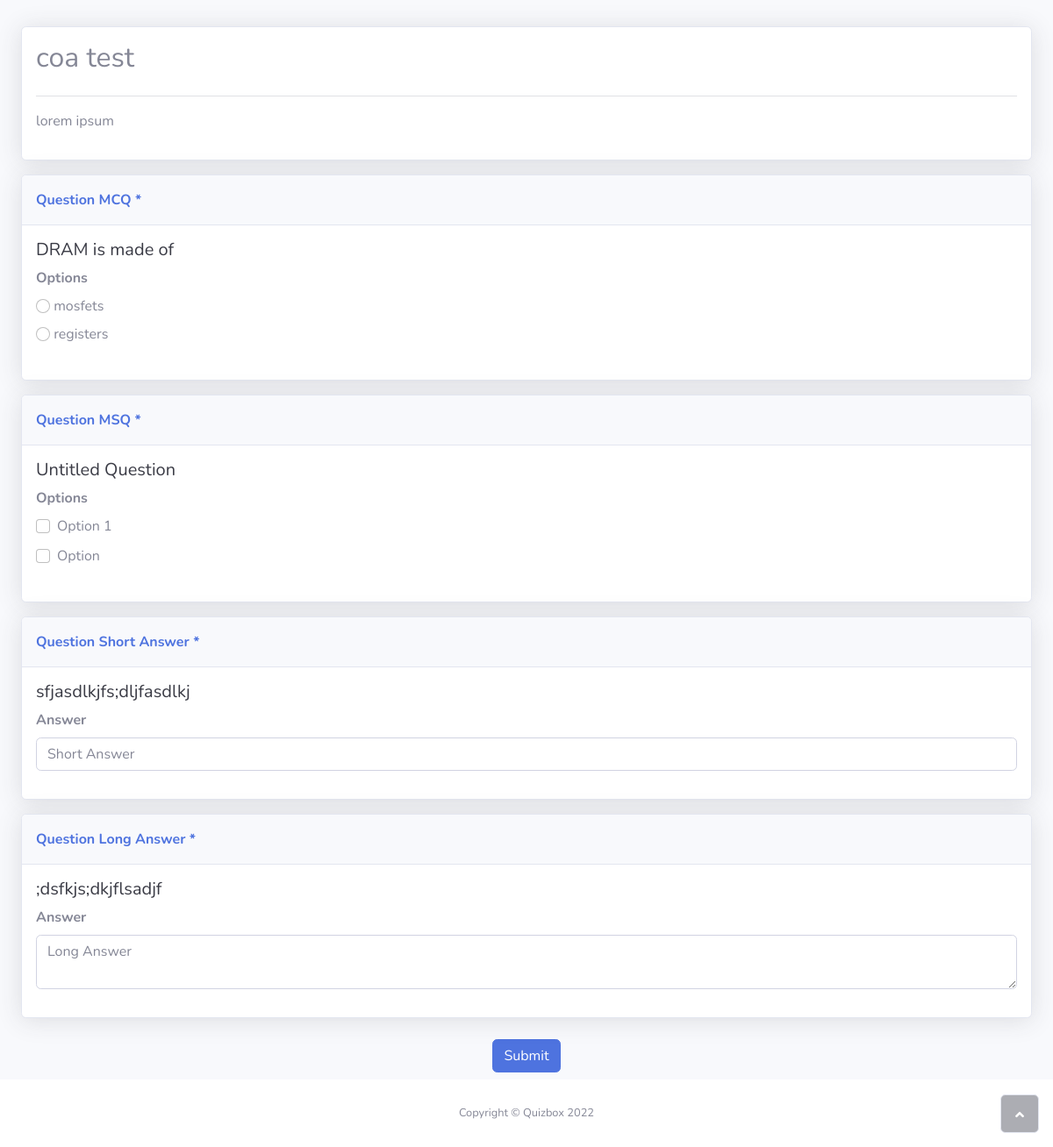
Page /58e1662791164f449875f979a41494/view_exam on the committed database.
### forms/models.py (models this page shows)
class Exam(models.Model):
    uuid = models.CharField(max_length=30)
    title = models.CharField(max_length=100)
    desc = models.CharField(max_length=300)
    owner = models.ForeignKey(User,on_delete=models.CASCADE,related_name="owner")
    email = models.EmailField(null=True)
    questions = models.ManyToManyField(Question, related_name="questions")
    is_publish = models.BooleanField(default=False)
    view_score = models.BooleanField(default=False)
    createdAt = models.DateTimeField(auto_now_add=True)
    updatedAt = models.DateTimeField(auto_now=True)

class Question(models.Model):
    ques = models.CharField(max_length=1000)
    req = models.BooleanField(default=False)
    key = models.CharField(max_length=1000,null=True)
    q_type = models.CharField(max_length=30)
    options = models.ManyToManyField(Options,related_name="options")
    points = models.IntegerField(null=True)

class Options(models.Model):
    optn = models.CharField(max_length=1000)
    is_correct = models.BooleanField(default=False)

### forms/views.py (the view)
# urls.py: path('<str:id>/view_exam',views.view_exam,name='view_exam'),
def view_exam(request,id):
    form = Exam.objects.filter(uuid=id)
    if form.count() == 0:
        return HttpResponse("exam form not found")
    else:
        form = form[0]
    return render(request,"view_exam.html",context={"form":form})

### templates/view_exam.html (shortened to what this page needs)
{% load static %}
<!DOCTYPE html>
<html>
<head>
    <link rel="stylesheet" href="{% static 'bootstrap/css/bootstrap.min.css' %}">
	<link rel="stylesheet" href="{% static 'css/style.css' %}">
    <link rel="stylesheet" href="https://use.fontawesome.com/releases/v5.12.0/css/all.css">
    <link rel="stylesheet" href="{% static 'css/styles.min.css' %}">
</head>
<body id="page-top">
<div id="wrapper">
        <div class="d-flex flex-column" id="content-wrapper">
            <div id="content">
                <div class="container-fluid justify-content-between" style="margin-bottom: 16px; margin-top:30px;">
                    <div class="card shadow mb-3">
                        <div class="card-body">
                                <div class="row">
                                    <h2 class="form-title">{{form.title}}</h2>
                                </div>
                                <hr>
                                <div class="row">
                                    <p>{{form.desc}}</p>
                                </div>
                        </div>
                    </div>
                </div>
            </div>
            <div class="container-fluid">
                <form action="{% url 'submit_exam' form.uuid %}" method="POST" autocomplete="off">
                <div class="row main-container">
                    <div class="col">
                        {% for question in form.questions.all %}
                        <div class="card shadow mb-3 question" data-id="{{question.id}}">
                            <div class="card-header py-3">
                                <p class="text-primary m-0 fw-bold">Question
                                    {% if question.q_type == "sa" %}
                                    Short Answer
                                    {% elif question.q_type == "la" %}
                                    Long Answer
                                    {% elif question.q_type == "mcq" %}
                                    MCQ
                                    {% elif question.q_type == "msq" %}
                                    MSQ
                                    {% endif %}
                                    {% if question.req %}
                                    <span class="require-star">*</span>{% endif %}
                                </p>
                            </div>
                            <div class="card-body">
                                    <div class="row">
                                        <div class="col">
                                            <h5 class="text-dark">{{question.ques}}</h3>
                                        </div>
                                    </div>
                                    {% if question.q_type == "sa" %}
                                    <div class="row">
                                        <div class="col">
                                            <div class="mb-3 answer">
                                            <label class="form-label"><strong>Answer</strong><br></label>
                                            <input class="form-control short-answer" name="{{question.id}}"
                                            type="text" placeholder="Short Answer" ></div>
                                        </div>
                                    </div>
                                    {% elif question.q_type == "la" %}
                                    <div class="row">
                                        <div class="col">
                                            <div class="mb-3 answer">
                                                <label class="form-label" for="">
                                                <strong>Answer</strong><br></label>
                                                <textarea class="form-control long-answer" name="{{question.id}}"
                                                placeholder="Long Answer"></textarea></div>
                                        </div>
                                    </div>
                                    {% elif question.q_type == "mcq" %}
                                    <div class="row">
                                        <div class="col">
                                            <div class="mb-3 choices" data-id="{{question.id}}">
                                                <label class="form-label" for=""><strong>Options</strong><br></label>
                                                {%for choice in question.options.all %}
                                                <div class="form-checkd-flex">
                                                    <input class="form-check-input" id="{{choice.id}}" name="{{question.id}}" id="{{choice.id}}"
                                                    value="{{choice.id}}" type="radio" >
                                                    <label class="form-label" for="{{choice.id}}">{{choice.optn}}</label>
                                                </div>
                                                {% endfor %}
                                        </div>
                                        </div>
                                    </div>
                                    {% elif question.q_type == "msq" %}
                                    <div class="row">
                                        <div class="col">
                                            <div class="mb-3 choices" data-id="{{question.id}}">
                                                <label class="form-label" for=""><strong>Options</strong><br></label>
                                                {%for choice in question.options.all %}
                                                <div class="form-check">
                                                    <input class="form-check-input" name="{{question.id}}" id="{{choice.id}}"
                                                     value="{{choice.id}}" type="checkbox" >
                                                    <label class="form-label" for="{{choice.id}}">{{choice.optn}}</label>
                                                </div>
                                                {% endfor %}
                                        </div>
                                        </div>
                                    </div>
                                    {% endif %}
                            </div>
                        </div>
                        {% endfor %}
                    </div>
                </div>
            </div>
            <div class="text-center my-2">
                <input class="btn btn-primary" type="submit" value="Submit">
              </div>
            <footer class="bg-white sticky-footer">
                <div class="container my-auto">
                    <div class="text-center my-auto copyright"><span>Copyright © Quizbox 2022</span></div>
                </div>
            </footer>
        </div>
        <a class="border rounded d-inline scroll-to-top" href="#page-top"><i class="fas fa-angle-up"></i></a>
    </div>
</body>
</html>

### rows in the picture
Exam: title "coa test", desc "lorem ipsum"
Question: q_type "MCQ", ques "DRAM is made of"
Options: optn "mosfets"
Options: optn "registers"
Question: q_type "MSQ", ques "Untitled Question"
Options: optn "Option 1"
Options: optn "Option"
Question: q_type "Short Answer", ques "sfjasdlkjfs;dljfasdlkj"
Question: q_type "Long Answer", ques ";dsfkjs;dkjflsadjf", id "Long Answer"
